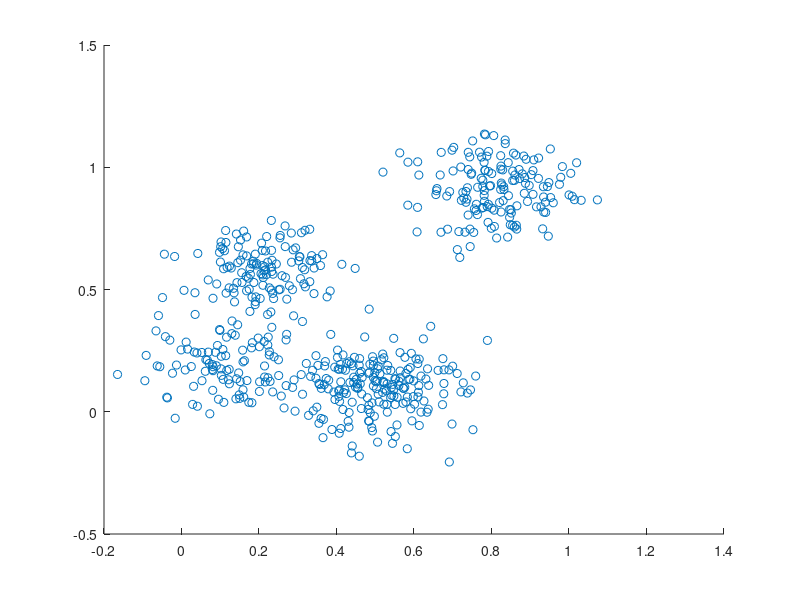

Source code (MATLAB):
function test_points = test()
    nPtsPerClust = 1000;
    nClust = 4; % define 4 clusters
    totalNumPts = nPtsPerClust*nClust;
    m(:,1) = [0.1,0.2]';
    m(:,2) = [0.2,0.6]';
    m(:,3) = [0.8,0.9]';
    m(:,4) = [0.5,0.1]';
    var = .1;

    nPtsPerClust = [100,125,150,200];
    %rng(0); % comment out if you want to make the data random
    x = var*randn(2,sum(nPtsPerClust));
    %* build the point set
    ox = zeros(2,0);
    for i = 1:nClust
        ox = [ox,repmat(m(:,i),1,nPtsPerClust(i))];   
    end
    x = ox + x;
    test_points = x.';
    figure;scatter(test_points(:,1),test_points(:,2)); hold on; 
end